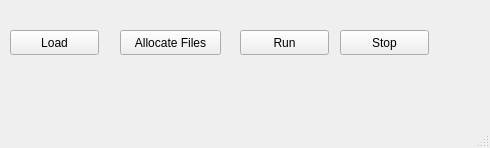
<?xml version="1.0" encoding="UTF-8"?>
<ui version="4.0">
 <class>runWindow</class>
 <widget class="QMainWindow" name="runWindow">
  <property name="geometry">
   <rect>
    <x>0</x>
    <y>0</y>
    <width>490</width>
    <height>148</height>
   </rect>
  </property>
  <property name="windowTitle">
   <string>MainWindow</string>
  </property>
  <widget class="QWidget" name="centralwidget">
   <widget class="QPushButton" name="loadButton">
    <property name="geometry">
     <rect>
      <x>10</x>
      <y>30</y>
      <width>89</width>
      <height>25</height>
     </rect>
    </property>
    <property name="text">
     <string>Load</string>
    </property>
   </widget>
   <widget class="QPushButton" name="runButton">
    <property name="geometry">
     <rect>
      <x>240</x>
      <y>30</y>
      <width>89</width>
      <height>25</height>
     </rect>
    </property>
    <property name="text">
     <string>Run</string>
    </property>
   </widget>
   <widget class="QPushButton" name="stopButton">
    <property name="geometry">
     <rect>
      <x>340</x>
      <y>30</y>
      <width>89</width>
      <height>25</height>
     </rect>
    </property>
    <property name="text">
     <string>Stop</string>
    </property>
   </widget>
   <widget class="QPushButton" name="makeFilesButton">
    <property name="geometry">
     <rect>
      <x>120</x>
      <y>30</y>
      <width>101</width>
      <height>25</height>
     </rect>
    </property>
    <property name="text">
     <string>Allocate Files</string>
    </property>
   </widget>
  </widget>
  <widget class="QMenuBar" name="menubar">
   <property name="geometry">
    <rect>
     <x>0</x>
     <y>0</y>
     <width>490</width>
     <height>22</height>
    </rect>
   </property>
  </widget>
  <widget class="QStatusBar" name="statusbar"/>
 </widget>
 <resources/>
 <connections/>
</ui>
